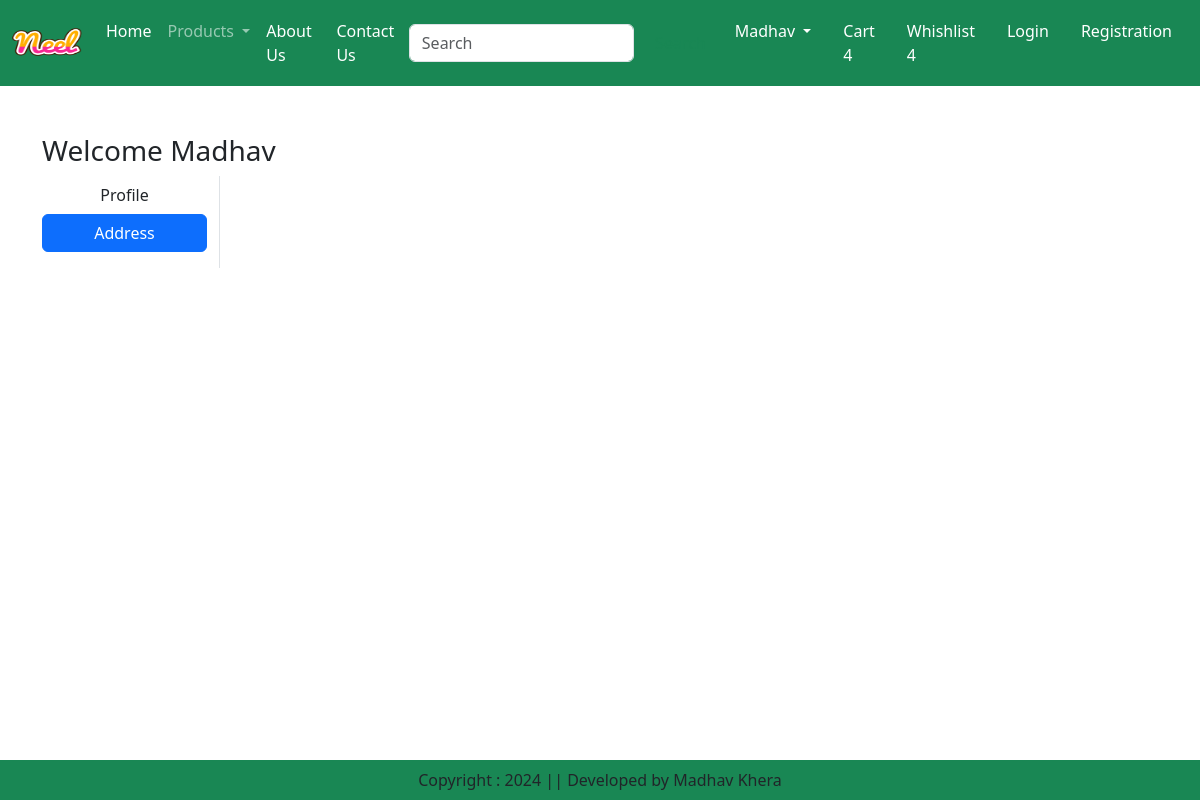
Page /address/ (signed in) on the earlier database version.
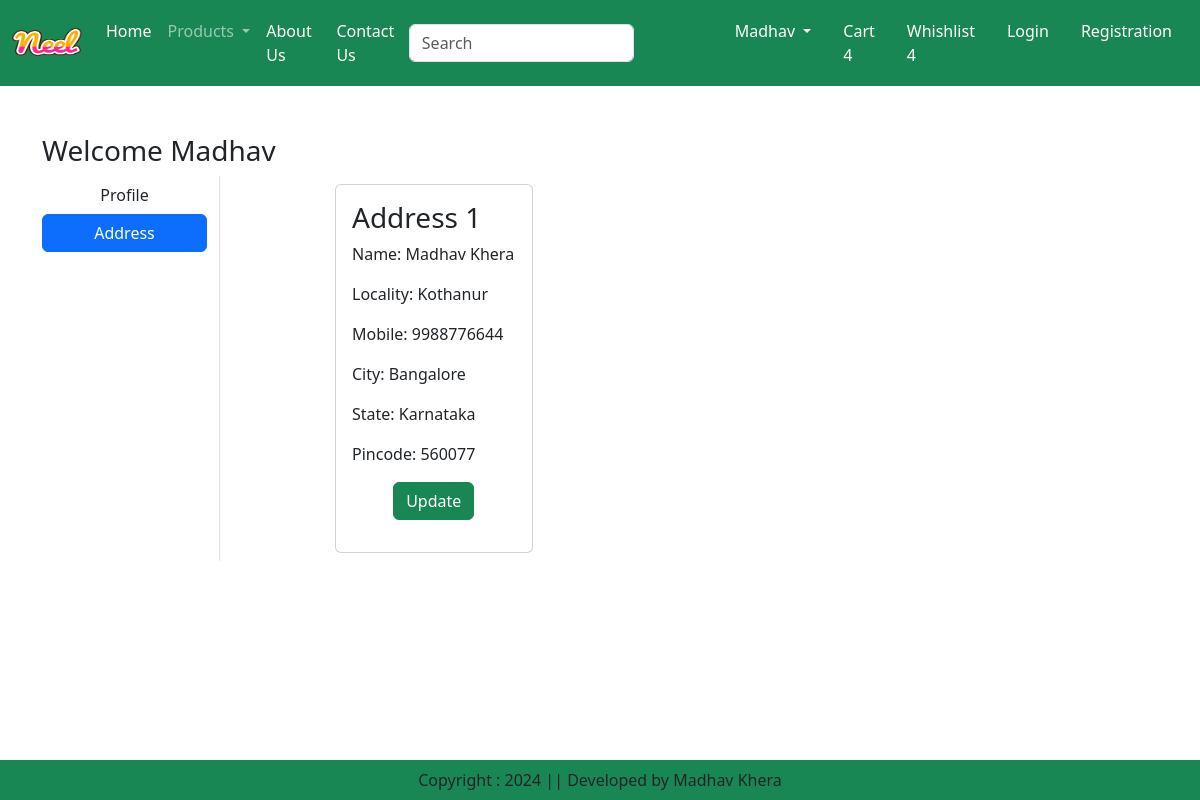
Same page on the later database version.
### app/models.py (models this page shows, shortened)
class Customer(models.Model):
    user = models.ForeignKey(User,on_delete=models.CASCADE)
    name= models.CharField(max_length=200)
    locality = models.CharField(max_length=200)
    city = models.CharField(max_length=50)
    mobile = models.IntegerField(default=0)
    zipcode = models. IntegerField()
    state = models.CharField(choices=STATE_CHOICES, max_length=100)

### app/views.py (the view)
# urls.py: path('address/', views.address, name='address'),
def address(request):
    add = Customer.objects.filter(user=request.user)
    return render(request,'app/address.html',locals())

### app/templates/app/address.html (shortened to what this page needs)
{% extends 'app/base.html' %}
{% load static %}
{%  block main-content %}
<div class="container my-5">
    <div class="row">
        <h3>Welcome <span class="text-capitalize">{{request.user}}</span></h3>
    <div class="col-sm-2 border-end">
        <ul class="list-unstyled">
            <li class="d-grid"><a href="{% url 'profile' %}" class="btn">Profile</a></li>
            <li class="d-grid"><a href="{% url 'address' %}" class="btn btn-primary">Address</a></li>
        </ul>
    </div>
    <div class="col-sm-5 offset-sm-1">
        <div class="row">
            {% for ad in add %}
            <div class="col-sm-6">
                <div class="card m-2">
                    <div class="card-body">
                    <h3>Address {{forloop.counter}}</h3>
                    <p>Name: {{ad.name}}</p>
                    <p>Locality: {{ad.locality}}</p>
                    <p>Mobile: {{ad.mobile}}</p>
                    <p>City: {{ad.city}}</p>
                    <p>State: {{ad.state}}</p>
                    <p>Pincode: {{ad.zipcode}}</p>
                    <p class="text-center"><a href="{% url 'updateAddress' pk=ad.id %}" type="button" class="btn btn-success">Update</a></p>
                    </div>
                </div>
            </div>
            {% endfor %}
        </div>
    </div>
{%  endblock main-content %}

### app/templates/app/base.html (shortened to what this page needs)
<!DOCTYPE html>
{% load static %}
<html lang="en">
<head>
    <link href="https://cdn.jsdelivr.net/npm/bootstrap@5.3.3/dist/css/bootstrap.min.css" rel="stylesheet">
    <link rel="stylesheet" href="{% static 'app/css/owl.carousel.min.css' %}"/>
    <link rel="stylesheet" href="{% static 'app/css/all.min.css' %}"/>
    <link rel="stylesheet" href="{% static 'app/css/style.css' %}"/>
</head>
<body>
    <nav class="navbar navbar-expand-lg navbar-dark bg-success">
        <div class="container-fluid">
          <a class="navbar-brand" href="#">
            <img src="{% static "app/images/neel.png" %}" width="70" height="60" alt="logoimage"/>
          </a>
          <div class="collapse navbar-collapse" id="navbarSupportedContent">
            <ul class="navbar-nav me-auto mb-2 mb-lg-0">
              <li class="nav-item">
                <a class="nav-link active" aria-current="page" href="/">Home</a>
              </li>
              <li class="nav-item dropdown">
                <a class="nav-link dropdown-toggle" href="#" role="button" data-bs-toggle="dropdown" aria-expanded="false">
                  Products
                </a>
              </li>
              <li class="nav-item">
                <a class="nav-link text-white" href="{% url 'about' %}">About Us</a>
              </li>
              <li class="nav-item">
                <a class="nav-link text-white" href="{% url 'contact' %}">Contact Us</a>
              </li>
            </ul>
            <form class="d-flex" role="search">
              <input class="form-control me-2" type="search" placeholder="Search" aria-label="Search">
              <button class="btn btn-outline-success" type="submit">Search</button>
            </form>
          </div>
          <ul class="navbar-nav me-auto mb-2 mb-lg-0">
            <li class="nav-item dropdown mx-2">
                <a class="nav-link dropdown-toggle text-white" href="#" id="profileDropdown" role="button" data-bs-toggle="dropdown" aria-expanded="false">
                    Madhav
                </a>
            </li>
            <li class="nav-item mx-2">
                <a href="#" class="nav-link text-white">Cart 4</a>
            </li>
            <li class="nav-item mx-2">
                <a href="#" class="nav-link text-white">Whishlist 4</a>
            </li>
            <li class="nav-item mx-2">
                <a href="{% url 'login' %}" class="nav-link text-white">Login</a>
            </li>
            <li class="nav-item mx-2">
                <a href="{% url 'customerregistration' %}" class="nav-link text-white">Registration</a>
            </li>
          </ul>
        </div>
    </nav>
    {% block main-content %}{% endblock main-content %}
    <footer class="container-fluid fixed-bottom bg-success text-center p-2 mt-5">
        Copyright : 2024 || Developed by Madhav Khera
    </footer>
</body>
</html>

Differences in the rows shown:
added Customer: name "Madhav Khera", locality "Kothanur", mobile "9988776644", city "Bangalore", state "Karnataka", zipcode "560077"
